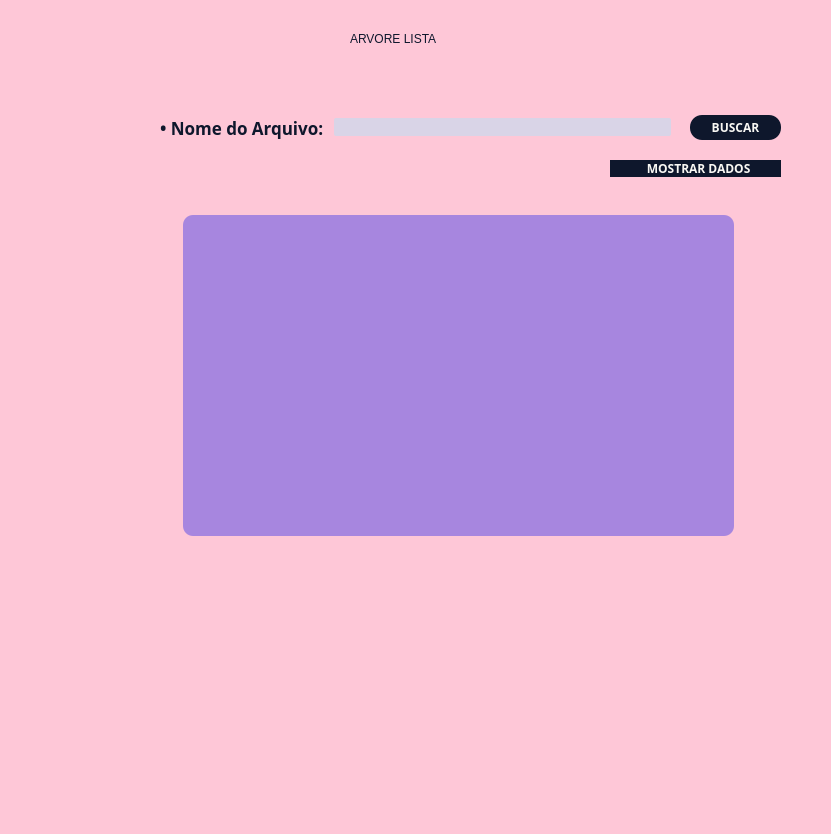
<?xml version="1.0" encoding="UTF-8"?>
<ui version="4.0">
 <class>MainWindow</class>
 <widget class="QMainWindow" name="MainWindow">
  <property name="geometry">
   <rect>
    <x>0</x>
    <y>0</y>
    <width>831</width>
    <height>834</height>
   </rect>
  </property>
  <property name="windowTitle">
   <string>MainWindow</string>
  </property>
  <property name="styleSheet">
   <string notr="true">background-color: #fec7d7</string>
  </property>
  <widget class="QWidget" name="centralwidget">
   <widget class="QLabel" name="label">
    <property name="geometry">
     <rect>
      <x>350</x>
      <y>20</y>
      <width>222</width>
      <height>38</height>
     </rect>
    </property>
    <property name="styleSheet">
     <string notr="true">font: 10000 20pt &quot;Arial Black&quot;;
color: #0e172c;</string>
    </property>
    <property name="text">
     <string>ARVORE LISTA</string>
    </property>
   </widget>
   <widget class="QPushButton" name="pushButtonBuscarNomeArquivo">
    <property name="geometry">
     <rect>
      <x>690</x>
      <y>115</y>
      <width>91</width>
      <height>25</height>
     </rect>
    </property>
    <property name="font">
     <font>
      <family>Arial Black</family>
      <pointsize>9</pointsize>
      <italic>false</italic>
      <bold>true</bold>
     </font>
    </property>
    <property name="cursor">
     <cursorShape>PointingHandCursor</cursorShape>
    </property>
    <property name="styleSheet">
     <string notr="true">font: 900 9pt &quot;Arial Black&quot;;
background-color: #0e172c;
color: #F8F7F3;
border-radius: 12px;

</string>
    </property>
    <property name="text">
     <string>BUSCAR</string>
    </property>
    <property name="iconSize">
     <size>
      <width>20</width>
      <height>20</height>
     </size>
    </property>
   </widget>
   <widget class="QWidget" name="horizontalLayoutWidget">
    <property name="geometry">
     <rect>
      <x>160</x>
      <y>110</y>
      <width>511</width>
      <height>35</height>
     </rect>
    </property>
    <layout class="QHBoxLayout" name="horizontalLayout_2">
     <property name="spacing">
      <number>10</number>
     </property>
     <property name="topMargin">
      <number>5</number>
     </property>
     <property name="bottomMargin">
      <number>5</number>
     </property>
     <item>
      <widget class="QLabel" name="label_3">
       <property name="font">
        <font>
         <family>Arial Black</family>
         <pointsize>13</pointsize>
         <italic>false</italic>
         <bold>true</bold>
        </font>
       </property>
       <property name="styleSheet">
        <string notr="true">font: 900 13pt &quot;Arial Black&quot;;
color: #0e172c;</string>
       </property>
       <property name="text">
        <string>• Nome do Arquivo:</string>
       </property>
      </widget>
     </item>
     <item>
      <widget class="QLineEdit" name="lineEditNomeDoArquivo">
       <property name="font">
        <font>
         <family>Arial Black</family>
         <pointsize>8</pointsize>
         <italic>false</italic>
         <bold>true</bold>
        </font>
       </property>
       <property name="styleSheet">
        <string notr="true">background-color: #d9d4e7;
border-radius: 2px;
font: 900 8pt &quot;Arial Black&quot;;
color: #373636;</string>
       </property>
       <property name="text">
        <string/>
       </property>
      </widget>
     </item>
    </layout>
   </widget>
   <widget class="QTextEdit" name="textEdit">
    <property name="geometry">
     <rect>
      <x>183</x>
      <y>215</y>
      <width>551</width>
      <height>321</height>
     </rect>
    </property>
    <property name="styleSheet">
     <string notr="true">border-radius:10px;
background-color: #a786df;
border-width:2px;
border-color:rgb(149, 0, 255);
color: rgb(255, 255, 255);</string>
    </property>
   </widget>
   <widget class="QPushButton" name="pushButtonMostrarDados">
    <property name="geometry">
     <rect>
      <x>610</x>
      <y>160</y>
      <width>171</width>
      <height>17</height>
     </rect>
    </property>
    <property name="font">
     <font>
      <family>Arial Black</family>
      <pointsize>9</pointsize>
      <italic>false</italic>
      <bold>true</bold>
     </font>
    </property>
    <property name="styleSheet">
     <string notr="true">font: 900 9pt &quot;Arial Black&quot;;
background-color: #0e172c;
color: #F8F7F3;
border-radius: 12px;
</string>
    </property>
    <property name="text">
     <string>  MOSTRAR DADOS</string>
    </property>
    <property name="iconSize">
     <size>
      <width>20</width>
      <height>20</height>
     </size>
    </property>
   </widget>
  </widget>
  <widget class="QMenuBar" name="menubar">
   <property name="geometry">
    <rect>
     <x>0</x>
     <y>0</y>
     <width>831</width>
     <height>21</height>
    </rect>
   </property>
  </widget>
  <widget class="QStatusBar" name="statusbar"/>
 </widget>
 <resources/>
 <connections/>
</ui>
